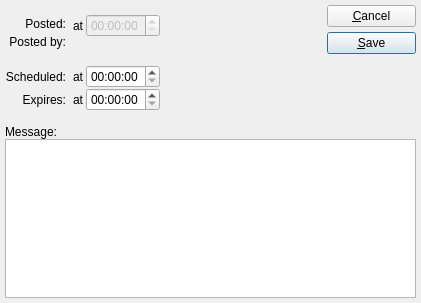
<?xml version="1.0" encoding="UTF-8"?>
<ui version="4.0">
 <comment>This file is part of the xTuple ERP: PostBooks Edition, a free and
open source Enterprise Resource Planning software suite,
Copyright (c) 1999-2018 by OpenMFG LLC, d/b/a xTuple.
It is licensed to you under the Common Public Attribution License
version 1.0, the full text of which (including xTuple-specific Exhibits)
is available at www.xtuple.com/CPAL.  By using this software, you agree
to be bound by its terms.</comment>
 <class>systemMessage</class>
 <widget class="QDialog" name="systemMessage">
  <property name="geometry">
   <rect>
    <x>0</x>
    <y>0</y>
    <width>421</width>
    <height>303</height>
   </rect>
  </property>
  <property name="windowTitle">
   <string>System Message</string>
  </property>
  <layout class="QVBoxLayout">
   <property name="spacing">
    <number>5</number>
   </property>
   <property name="margin">
    <number>5</number>
   </property>
   <item>
    <layout class="QHBoxLayout">
     <property name="spacing">
      <number>6</number>
     </property>
     <property name="margin">
      <number>0</number>
     </property>
     <item>
      <layout class="QGridLayout">
       <property name="margin">
        <number>0</number>
       </property>
       <property name="spacing">
        <number>5</number>
       </property>
       <item row="1" column="0">
        <layout class="QVBoxLayout">
         <property name="spacing">
          <number>0</number>
         </property>
         <property name="margin">
          <number>0</number>
         </property>
         <item>
          <widget class="QLabel" name="_scheduledLit">
           <property name="text">
            <string>Scheduled:</string>
           </property>
           <property name="alignment">
            <set>Qt::AlignRight|Qt::AlignTrailing|Qt::AlignVCenter</set>
           </property>
          </widget>
         </item>
         <item>
          <widget class="QLabel" name="_expiresLit">
           <property name="text">
            <string>Expires:</string>
           </property>
           <property name="alignment">
            <set>Qt::AlignRight|Qt::AlignTrailing|Qt::AlignVCenter</set>
           </property>
          </widget>
         </item>
        </layout>
       </item>
       <item row="0" column="1">
        <layout class="QVBoxLayout">
         <property name="spacing">
          <number>0</number>
         </property>
         <property name="margin">
          <number>0</number>
         </property>
         <item>
          <layout class="QHBoxLayout">
           <property name="spacing">
            <number>0</number>
           </property>
           <property name="margin">
            <number>0</number>
           </property>
           <item>
            <layout class="QHBoxLayout">
             <property name="spacing">
              <number>2</number>
             </property>
             <property name="margin">
              <number>0</number>
             </property>
             <item>
              <widget class="DLineEdit" name="_postedDate">
               <property name="enabled">
                <bool>false</bool>
               </property>
              </widget>
             </item>
             <item>
              <widget class="QLabel" name="_postedAtLit">
               <property name="text">
                <string>at</string>
               </property>
              </widget>
             </item>
             <item>
              <widget class="QTimeEdit" name="_postedTime">
               <property name="enabled">
                <bool>false</bool>
               </property>
              </widget>
             </item>
            </layout>
           </item>
           <item>
            <spacer>
             <property name="orientation">
              <enum>Qt::Horizontal</enum>
             </property>
             <property name="sizeType">
              <enum>QSizePolicy::Expanding</enum>
             </property>
             <property name="sizeHint" stdset="0">
              <size>
               <width>11</width>
               <height>10</height>
              </size>
             </property>
            </spacer>
           </item>
          </layout>
         </item>
         <item>
          <widget class="QLabel" name="_user">
           <property name="sizePolicy">
            <sizepolicy hsizetype="Expanding" vsizetype="Fixed">
             <horstretch>0</horstretch>
             <verstretch>0</verstretch>
            </sizepolicy>
           </property>
           <property name="text">
            <string/>
           </property>
          </widget>
         </item>
        </layout>
       </item>
       <item row="1" column="1">
        <layout class="QHBoxLayout">
         <property name="spacing">
          <number>0</number>
         </property>
         <property name="margin">
          <number>0</number>
         </property>
         <item>
          <layout class="QVBoxLayout">
           <property name="spacing">
            <number>0</number>
           </property>
           <property name="margin">
            <number>0</number>
           </property>
           <item>
            <layout class="QHBoxLayout">
             <property name="spacing">
              <number>2</number>
             </property>
             <property name="margin">
              <number>0</number>
             </property>
             <item>
              <widget class="DLineEdit" name="_scheduledDate"/>
             </item>
             <item>
              <widget class="QLabel" name="_scheduledAtLit">
               <property name="text">
                <string>at</string>
               </property>
               <property name="alignment">
                <set>Qt::AlignVCenter</set>
               </property>
              </widget>
             </item>
             <item>
              <widget class="QTimeEdit" name="_scheduledTime"/>
             </item>
            </layout>
           </item>
           <item>
            <layout class="QHBoxLayout">
             <property name="spacing">
              <number>2</number>
             </property>
             <property name="margin">
              <number>0</number>
             </property>
             <item>
              <widget class="DLineEdit" name="_expiresDate"/>
             </item>
             <item>
              <widget class="QLabel" name="_expiresAtLit">
               <property name="text">
                <string>at</string>
               </property>
              </widget>
             </item>
             <item>
              <widget class="QTimeEdit" name="_expiresTime"/>
             </item>
            </layout>
           </item>
          </layout>
         </item>
         <item>
          <spacer>
           <property name="orientation">
            <enum>Qt::Horizontal</enum>
           </property>
           <property name="sizeType">
            <enum>QSizePolicy::Expanding</enum>
           </property>
           <property name="sizeHint" stdset="0">
            <size>
             <width>16</width>
             <height>20</height>
            </size>
           </property>
          </spacer>
         </item>
        </layout>
       </item>
       <item row="0" column="0">
        <layout class="QVBoxLayout">
         <property name="spacing">
          <number>0</number>
         </property>
         <property name="margin">
          <number>0</number>
         </property>
         <item>
          <widget class="QLabel" name="_postedLit">
           <property name="text">
            <string>Posted:</string>
           </property>
           <property name="alignment">
            <set>Qt::AlignRight|Qt::AlignTrailing|Qt::AlignVCenter</set>
           </property>
          </widget>
         </item>
         <item>
          <widget class="QLabel" name="_postedByLit">
           <property name="text">
            <string>Posted by:</string>
           </property>
           <property name="alignment">
            <set>Qt::AlignRight|Qt::AlignTrailing|Qt::AlignVCenter</set>
           </property>
          </widget>
         </item>
        </layout>
       </item>
      </layout>
     </item>
     <item>
      <layout class="QVBoxLayout">
       <property name="spacing">
        <number>5</number>
       </property>
       <property name="margin">
        <number>0</number>
       </property>
       <item>
        <widget class="QPushButton" name="_close">
         <property name="text">
          <string>&amp;Cancel</string>
         </property>
        </widget>
       </item>
       <item>
        <widget class="QPushButton" name="_save">
         <property name="text">
          <string>&amp;Save</string>
         </property>
         <property name="autoDefault">
          <bool>true</bool>
         </property>
         <property name="default">
          <bool>true</bool>
         </property>
        </widget>
       </item>
       <item>
        <spacer>
         <property name="orientation">
          <enum>Qt::Vertical</enum>
         </property>
         <property name="sizeType">
          <enum>QSizePolicy::Preferred</enum>
         </property>
         <property name="sizeHint" stdset="0">
          <size>
           <width>89</width>
           <height>100</height>
          </size>
         </property>
        </spacer>
       </item>
      </layout>
     </item>
    </layout>
   </item>
   <item>
    <layout class="QVBoxLayout">
     <property name="spacing">
      <number>0</number>
     </property>
     <property name="margin">
      <number>0</number>
     </property>
     <item>
      <widget class="QLabel" name="_messageLit">
       <property name="text">
        <string>Message:</string>
       </property>
      </widget>
     </item>
     <item>
      <widget class="XTextEdit" name="_message"/>
     </item>
    </layout>
   </item>
  </layout>
 </widget>
 <layoutdefault spacing="6" margin="11"/>
 <customwidgets>
  <customwidget>
   <class>DLineEdit</class>
   <extends>QWidget</extends>
   <header>datecluster.h</header>
   <container>1</container>
  </customwidget>
  <customwidget>
   <class>XTextEdit</class>
   <extends>QTextEdit</extends>
   <header>xtextedit.h</header>
  </customwidget>
 </customwidgets>
 <tabstops>
  <tabstop>_postedDate</tabstop>
  <tabstop>_postedTime</tabstop>
  <tabstop>_scheduledDate</tabstop>
  <tabstop>_scheduledTime</tabstop>
  <tabstop>_expiresDate</tabstop>
  <tabstop>_expiresTime</tabstop>
  <tabstop>_message</tabstop>
  <tabstop>_save</tabstop>
  <tabstop>_close</tabstop>
 </tabstops>
 <resources/>
 <connections/>
</ui>
